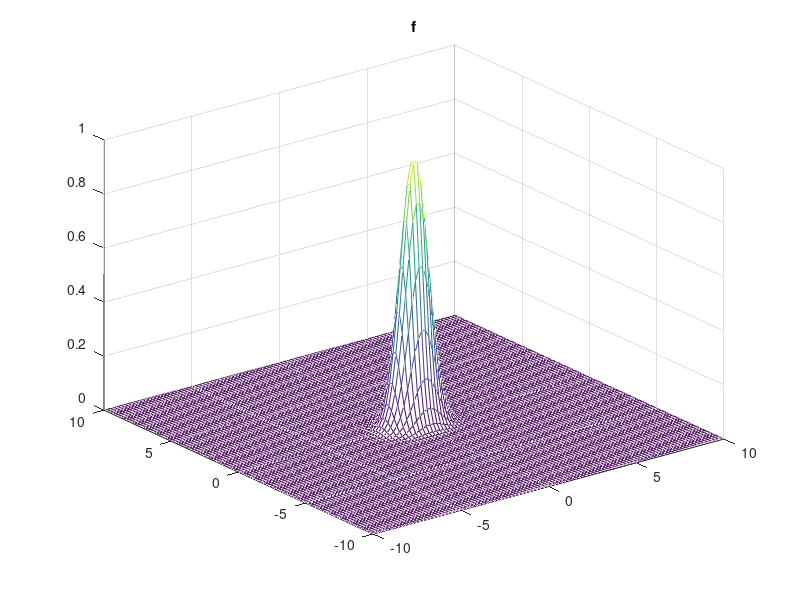
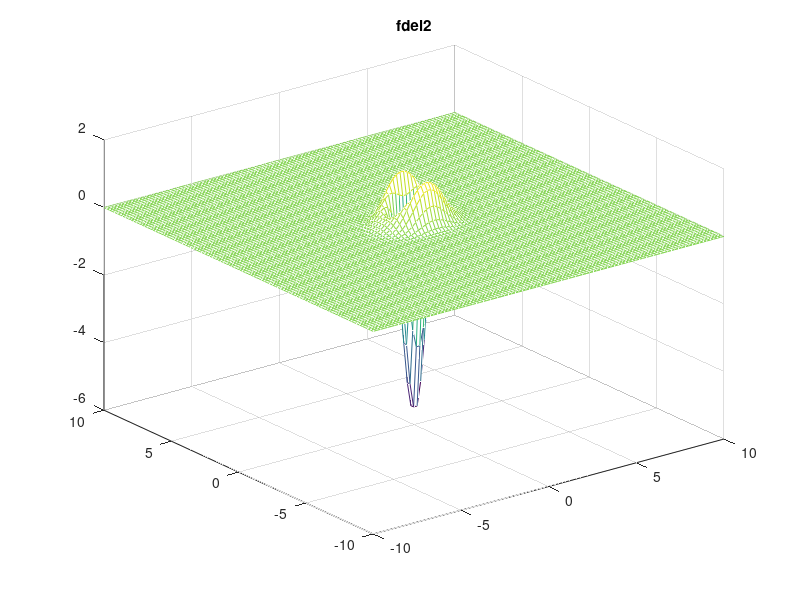
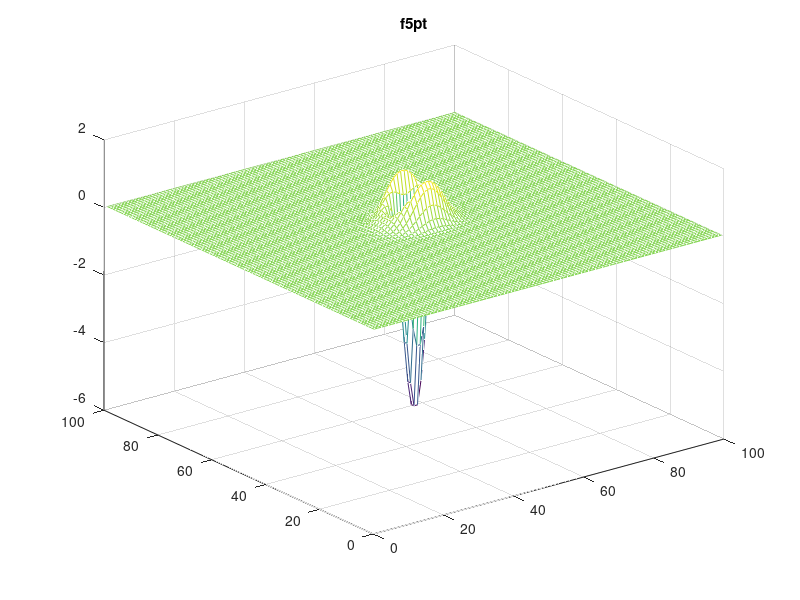
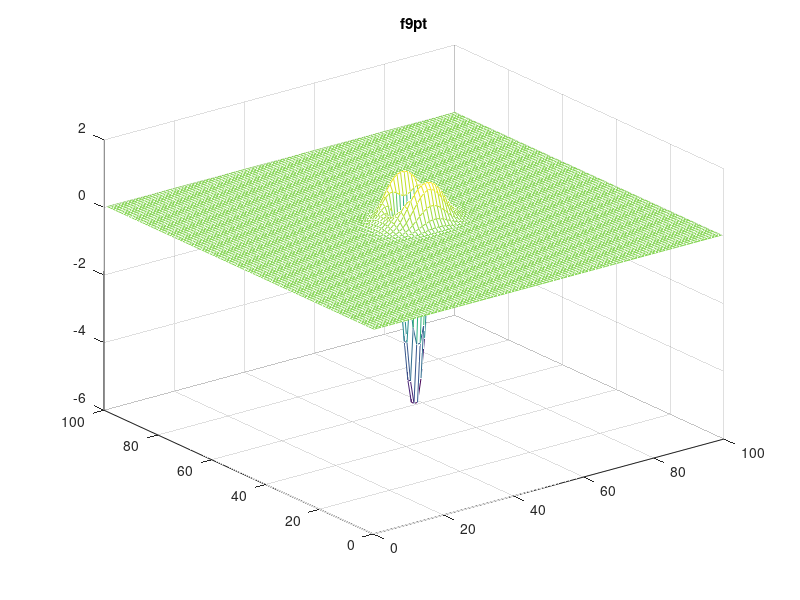

Here is the MATLAB script that generated these plots, in order:
clear
close all

%% construct the grid
Lx = 100;
Ly = 100;

Rx = 10;
Ry = 10;

x = linspace(-Rx,Rx,Lx);
y = linspace(-Ry,Ry,Ly);

[mx,my] = meshgrid(x,y);

dx = x(2)-x(1);
dy = y(2)-y(1);

%% construct a 2D function
f = exp( -mx.^2 - 2*my.^2 );

figure;
mesh(mx,my,f);
title('f')

%% using del2  
fdel2 = 4*del2(f,dx,dy);

figure;
mesh(mx,my,fdel2);
title('fdel2')

%% use Five-point stencil  (https://en.wikipedia.org/wiki/Discrete_Laplace_operator)
matrix5 = [0, 1, 0; 1, -4, 1; 0, 1, 0];

temp = conv2(f,matrix5,'valid')/dx/dy;
f5pt = zeros(Lx,Ly);
f5pt(2:end-1,2:end-1)=temp;

figure;
mesh(f5pt);
title('f5pt')

% check the difference
diff5pt = sum(sum( fdel2(2:end-1,2:end-1) - temp ))


%% use Nive-point stencil  (https://en.wikipedia.org/wiki/Discrete_Laplace_operator)
matrix9 = [0.25, 0.5, 0.25; 0.5, -3, 0.5; 0.25, 0.5, 0.25];

temp = conv2(f,matrix9,'valid')/dx/dy;
f9pt = zeros(Lx,Ly);
f9pt(2:end-1,2:end-1)=temp;

figure;
mesh(f9pt);
title('f9pt')

% check the difference
diff9pt = sum(sum( fdel2(2:end-1,2:end-1) - temp ))
